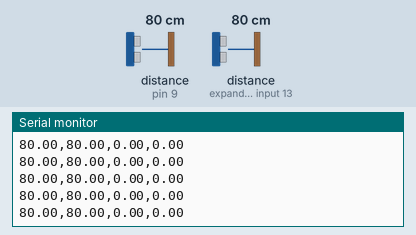
Simulated run of this sketch. Board: Arduino Uno, built with avr-gcc and run on an emulated ATmega328P. Parts: the last lines printed to the serial monitor. The test bench sets the inputs (shaded band); at power-on: distance to the obstacle (sensors on pin 9, expander input 13) 80 cm. The echo pulse lasts 58.3 µs per cm.

Above: at 1.2 s.
1.3 s: distance to the obstacle (sensor on pin 9) set to 18 cm
At 1.39 s:
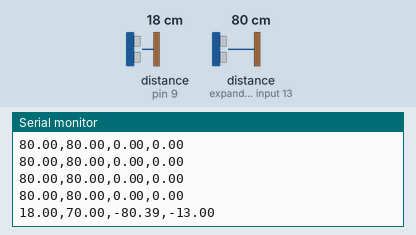
4.3 s: distance to the obstacle (sensor on expander input 13) set to 18 cm
At 4.35 s:
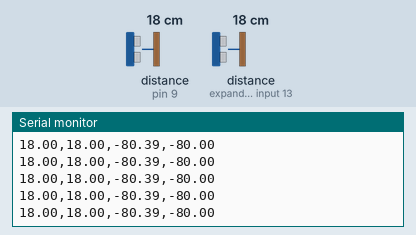
7.3 s: distance to the obstacle (sensor on pin 9) set to 2 cm
At 7.35 s:
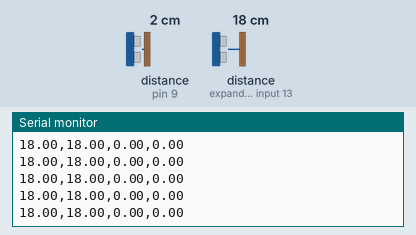
8.8 s: distance to the obstacle (sensor on pin 9) set to 4 cm
At 8.83 s:
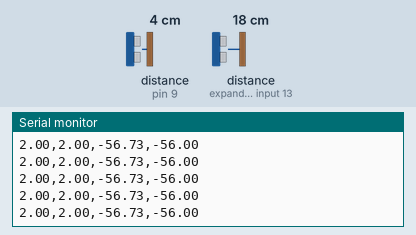
11.8 s: distance to the obstacle (sensor on expander input 13) set to 2 cm
At 11.8 s:
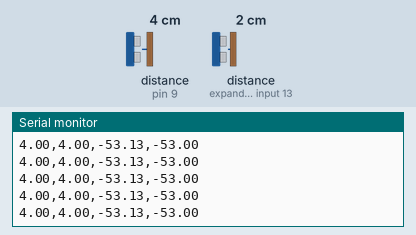
Timing chart, 0 to 14.3 s (numbered marks = the images above; inputs shaded):
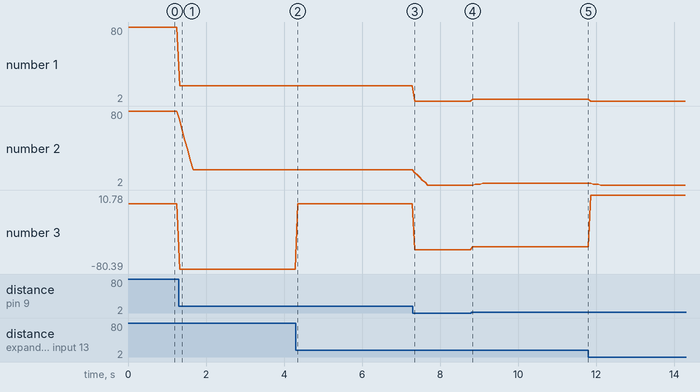

Measured:
- after the input at 1.3 s, the serial monitor: prints a new line at once (image 1)
- plotted number 1: 80 → 18 after the input at 1.3 s, 18 → 2 after the input at 7.3 s, 2 → 4 after the input at 8.8 s
- plotted number 2: 80 → 18 after the input at 1.3 s, 18 → 2 after the input at 7.3 s, 2 → 4 after the input at 8.8 s
- plotted number 3: 0 → -80.39 after the input at 1.3 s, -80.39 → 0 after the input at 4.3 s, 0 → -56.73 after the input at 7.3 s, -56.73 → -53.13 after the input at 8.8 s, -53.13 → 10.78 after the input at 11.8 s

The sketch:

USonicClearanceSmooth.ino
```cpp
#include <Servo.h>              // Servo Library
#include <HCSR04.h>             // UltraSonic libary for 1 trigger
#include <movingAvg.h>

#define WINDOW_SIZE 6           // Protected window size constant
#define Pi 3.14159              // Pi value used for wall angle calculations

HCSR04 hc(3, new int[3]{9,10, 11}, 3); //initialisation class HCSR04 (trig pin , echo pin, number of sensor) (Front,Left,Right)

double distance1;               // Local distance from Usonic 1
double distance2;               // Local distance from Usonic 2
double smoothedClearance;
double currentClearance;        // distance from 2 Usonic plane to surface.

// Wall angle variables
double wallDelta;
double wallTheta;
float UsonicSeperation = 10.5;  // Space in between sensors in cm
double smoothedWallTheta;


movingAvg clearanceFilter(WINDOW_SIZE);
movingAvg wallAngleFilter(WINDOW_SIZE);


void setup() {
  // put your setup code here, to run once:
  Serial.begin(9600);

  clearanceFilter.begin();      // Needed for the movingAvg Library
  wallAngleFilter.begin();
}

void loop() {
  // put your main code here, to run repeatedly:
  distance1 = hc.dist(0);
  delay(10);                    // Prevents sound interference
  distance2 = hc.dist(1);

  // Assumed flat surface obstacle angle relative to robot
  wallDelta = (distance1 - distance2);
  wallTheta = atan(wallDelta / UsonicSeperation) * (180/Pi);    // Returns angle in degrees.
  smoothedWallTheta = wallAngleFilter.reading(wallTheta);

  // Clearance Calculations
  currentClearance = linearClearance(distance1, distance2);
  smoothedClearance = clearanceFilter.reading(currentClearance);

  // Comma-separated for data automation in excel - performance optimisation
  Serial.print(currentClearance);
  Serial.print(",");
  Serial.print(smoothedClearance);
  Serial.print(",");
  Serial.print(wallTheta);
  Serial.print(",");
  Serial.println(smoothedWallTheta);
  delay(50);
}

double linearClearance(double d1, double d2){
  return min(d1, d2);
}
```
